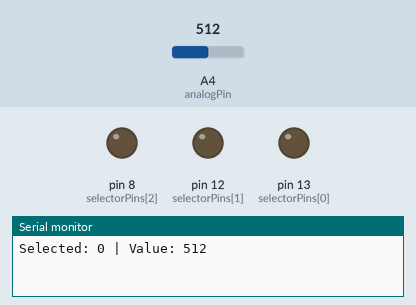
This sketch was run on a simulated Arduino Uno, built with avr-gcc and run on an emulated ATmega328P. Shown: output pins drawn as LEDs (lit = HIGH), the last lines printed to the serial monitor. The test bench sets the inputs (shaded band); at power-on: A4 (analogPin) = 512.

Above: at 0.5 s.
At 1.5 s:
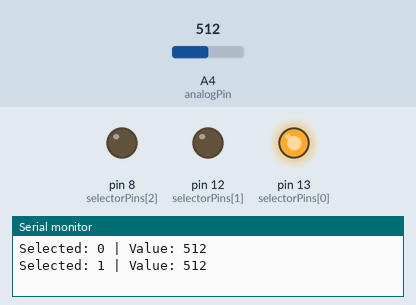
At 2.5 s:
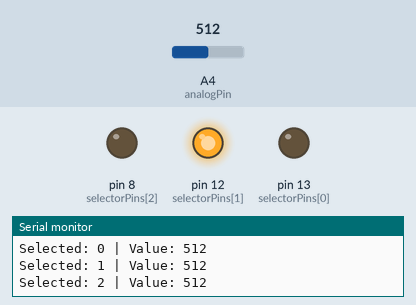
At 3.5 s:
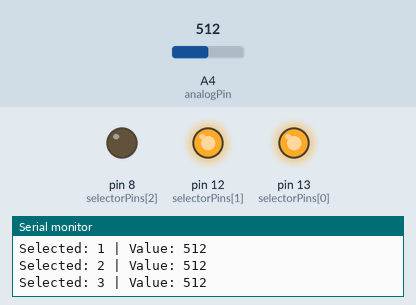
At 4.5 s:
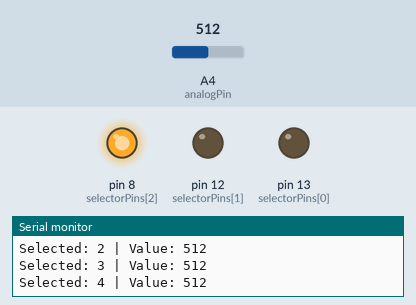
Timing chart, 0 to 6.5 s (numbered marks = the images above):
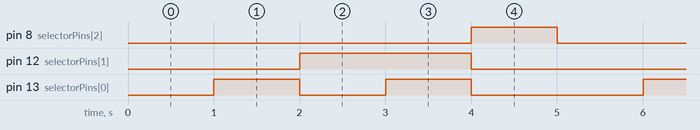

Measured:
- by itself, pin 8 (selectorPins[2]): alternates HIGH for 1.0 s and LOW for 4.0 s
- by itself, pin 12 (selectorPins[1]): alternates HIGH for 2.0 s and LOW for 3.0 s
- by itself, pin 13 (selectorPins[0]): repeats every 5.0 s: LOW 1.0 s, HIGH 1.0 s, LOW 2.0 s, HIGH 1.0 s

The sketch:

multiplexer_read.ino
```cpp
const uint8_t selectorPins[3] = {13, 12, 8};
const uint8_t analogPin = 18; //PIN_A4

void setup()
{
    Serial.begin(9600);
    pinMode(analogPin, INPUT);
    for (uint8_t pin : selectorPins)
    {
        pinMode(pin, OUTPUT);
        digitalWrite(pin, LOW);
    }
}

void loop()
{
    for (uint8_t selected = 0; selected < 5; selected++)
    {
        selectPin(selected);
        Serial.print("Selected: ");
        Serial.print(selected);
        Serial.print(" | Value: ");
        Serial.println(analogRead(analogPin));
        delay(1000);
    }
}

void selectPin(uint8_t input)
{
    for (uint8_t i = 0; i < 3; i++)
    {
        digitalWrite(selectorPins[i], input & 1);
        input >>= 1;
    }
    return;
}
```
